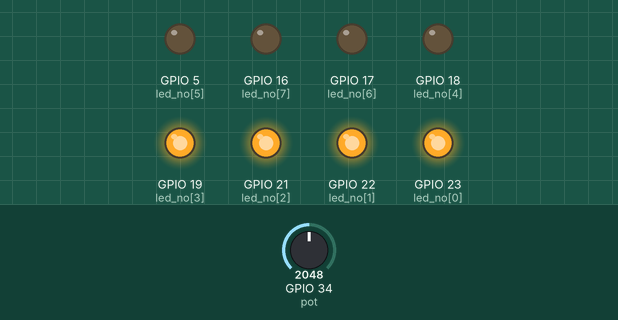
Simulated run of this program. Board: ESP32 board running MicroPython. On the bench: output pins drawn as LEDs (lit = HIGH). The inputs (shaded band) are chosen by the test bench; at power-on: GPIO 34 (pot) = 2048 (analog values on the 0–4095 scale).

Above: at 1.2 s.
1.3 s: GPIO 34 (pot) set to 2495
2.8 s: GPIO 34 (pot) set to 2601
At 3.5 s:
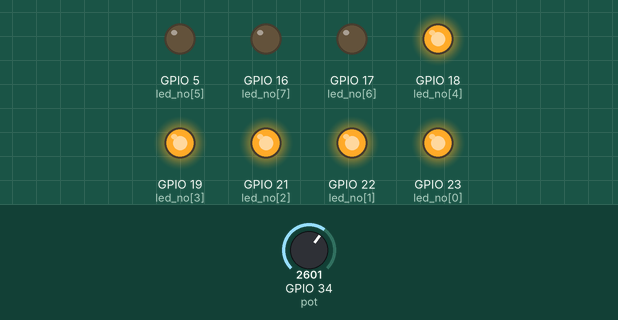
4.3 s: GPIO 34 (pot) set to 2047
At 4.9 s:
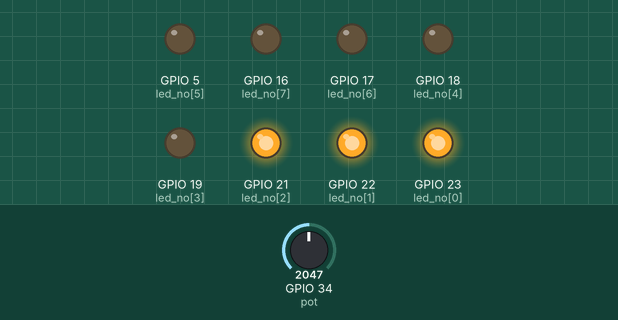
5.8 s: GPIO 34 (pot) set to 1576
7.3 s: GPIO 34 (pot) set to 1499
At 8.1 s:
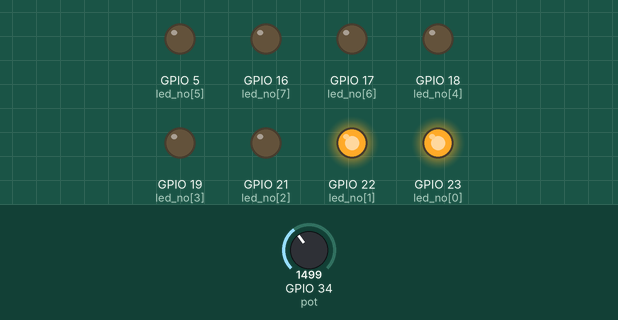
8.8 s: GPIO 34 (pot) set to 2866
At 9.5 s:
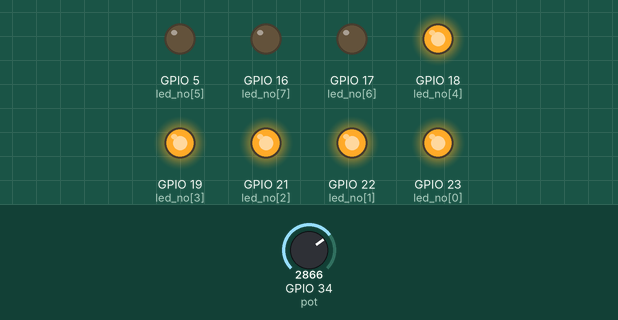
Timing chart, 0 to 11.3 s (numbered marks = the images above; inputs shaded):
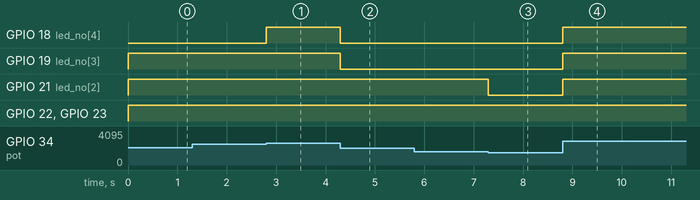

Measured:
- the behaviour switches between 2559 and 2560 on GPIO 34 (pot) (found by bisection; images 0 and 1)
- the behaviour switches between 1536 and 1535 on GPIO 34 (pot) (found by bisection; images 2 and 3)
- after the input at 1.3 s, every drawn part: stays the same
- after the input at 2.8 s, GPIO 18 (led_no[4]): LOW → HIGH at once
- after the input at 4.3 s, GPIO 18 (led_no[4]), GPIO 19 (led_no[3]): HIGH → LOW at once
- after the input at 5.8 s, every drawn part: stays the same
- after the input at 7.3 s, GPIO 21 (led_no[2]): HIGH → LOW at once
- after the input at 8.8 s, GPIO 18 (led_no[4]), GPIO 19 (led_no[3]), GPIO 21 (led_no[2]): LOW → HIGH at once

The program:

bolum2_u25_adcbargraf.py
```python
from machine import *
import time
led_no = [23, 22, 21, 19, 18, 5, 17, 16]
led = [] # boş liste oluştur
for i in led_no:
    led.append(Pin(i, Pin.OUT))

def map(x, in_min, in_max, out_min, out_max):
    return (x - in_min) * (out_max - out_min) / (in_max - in_min) + out_min

pot = ADC(Pin(34))
pot.atten(ADC.ATTN_11DB)

while True:
    pot_value = pot.read()
    bar_deger = int(map(pot_value, 0, 4095, 0, 8))
    # 0-4095 arası değeri 0-8 arası değere dönüştür
    for x in led:
        if bar_deger > 0:  # bar değeri kadar ledleri yak
            x.value(1)
            bar_deger -= 1
        else:
            x.value(0) # geri kalan ledleri sıfırla
            
```
